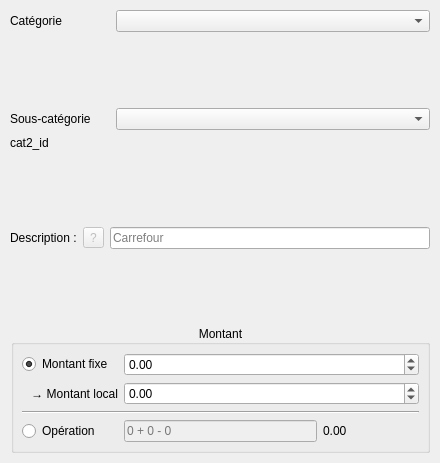
<?xml version="1.0" encoding="UTF-8"?>
<ui version="4.0">
 <class>lineForm</class>
 <widget class="QWidget" name="lineForm">
  <property name="geometry">
   <rect>
    <x>0</x>
    <y>0</y>
    <width>440</width>
    <height>463</height>
   </rect>
  </property>
  <property name="windowTitle">
   <string>Form</string>
  </property>
  <layout class="QVBoxLayout" name="verticalLayout">
   <property name="leftMargin">
    <number>10</number>
   </property>
   <property name="topMargin">
    <number>10</number>
   </property>
   <property name="rightMargin">
    <number>10</number>
   </property>
   <property name="bottomMargin">
    <number>10</number>
   </property>
   <item>
    <layout class="QHBoxLayout" name="horizontalLayout_2">
     <item>
      <widget class="QLabel" name="label">
       <property name="maximumSize">
        <size>
         <width>100</width>
         <height>16777215</height>
        </size>
       </property>
       <property name="text">
        <string>Catégorie</string>
       </property>
      </widget>
     </item>
     <item>
      <widget class="QComboBox" name="comboBoxAdd_Cat"/>
     </item>
    </layout>
   </item>
   <item>
    <spacer name="verticalSpacer_2">
     <property name="orientation">
      <enum>Qt::Vertical</enum>
     </property>
     <property name="sizeType">
      <enum>QSizePolicy::Expanding</enum>
     </property>
     <property name="sizeHint" stdset="0">
      <size>
       <width>20</width>
       <height>20</height>
      </size>
     </property>
    </spacer>
   </item>
   <item>
    <layout class="QHBoxLayout" name="horizontalLayout_3">
     <item>
      <widget class="QLabel" name="label_2">
       <property name="maximumSize">
        <size>
         <width>100</width>
         <height>16777215</height>
        </size>
       </property>
       <property name="text">
        <string>Sous-catégorie</string>
       </property>
      </widget>
     </item>
     <item>
      <widget class="QComboBox" name="comboBoxAdd_Cat2"/>
     </item>
    </layout>
   </item>
   <item>
    <widget class="QLabel" name="label_idCat2">
     <property name="text">
      <string>cat2_id</string>
     </property>
    </widget>
   </item>
   <item>
    <spacer name="verticalSpacer_3">
     <property name="orientation">
      <enum>Qt::Vertical</enum>
     </property>
     <property name="sizeType">
      <enum>QSizePolicy::Expanding</enum>
     </property>
     <property name="sizeHint" stdset="0">
      <size>
       <width>20</width>
       <height>20</height>
      </size>
     </property>
    </spacer>
   </item>
   <item>
    <layout class="QHBoxLayout" name="horizontalLayout">
     <item>
      <widget class="QLabel" name="label_3">
       <property name="text">
        <string>Description :</string>
       </property>
      </widget>
     </item>
     <item>
      <widget class="QToolButton" name="toolButton">
       <property name="enabled">
        <bool>false</bool>
       </property>
       <property name="toolTip">
        <string>&lt;html&gt;&lt;head/&gt;&lt;body&gt;&lt;p&gt;&lt;span style=&quot; font-weight:600;&quot;&gt;%M%&lt;/span&gt; : Le mois en chiffres&lt;/p&gt;&lt;p&gt;&lt;span style=&quot; font-weight:600;&quot;&gt;%MM%&lt;/span&gt; : Le mois en lettres&lt;/p&gt;&lt;p&gt;&lt;span style=&quot; font-weight:600;&quot;&gt;%A%&lt;/span&gt; : L'année en chiffres&lt;/p&gt;&lt;p&gt;&lt;br/&gt;&lt;/p&gt;&lt;p&gt;Vous pouvez rajouter des calculs (ex : &lt;span style=&quot; font-weight:600;&quot;&gt;%MM+1%&lt;/span&gt; ou &lt;span style=&quot; font-weight:600;&quot;&gt;%A-2%&lt;/span&gt;)&lt;/p&gt;&lt;p&gt;Pour que l'année soit incrémentée lors du passage de Décembre à Janvier, le %A(...)% doit être après le %M+(...)%&lt;/p&gt;&lt;/body&gt;&lt;/html&gt;</string>
       </property>
       <property name="whatsThis">
        <string/>
       </property>
       <property name="text">
        <string>?</string>
       </property>
      </widget>
     </item>
     <item>
      <widget class="QLineEdit" name="lineEditAdd_description">
       <property name="placeholderText">
        <string>Carrefour</string>
       </property>
       <property name="clearButtonEnabled">
        <bool>true</bool>
       </property>
      </widget>
     </item>
    </layout>
   </item>
   <item>
    <spacer name="verticalSpacer_4">
     <property name="orientation">
      <enum>Qt::Vertical</enum>
     </property>
     <property name="sizeType">
      <enum>QSizePolicy::Expanding</enum>
     </property>
     <property name="sizeHint" stdset="0">
      <size>
       <width>20</width>
       <height>20</height>
      </size>
     </property>
    </spacer>
   </item>
   <item>
    <layout class="QHBoxLayout" name="horizontalLayout_4">
     <item>
      <spacer name="verticalSpacer">
       <property name="orientation">
        <enum>Qt::Vertical</enum>
       </property>
       <property name="sizeType">
        <enum>QSizePolicy::Expanding</enum>
       </property>
       <property name="sizeHint" stdset="0">
        <size>
         <width>1</width>
         <height>40</height>
        </size>
       </property>
      </spacer>
     </item>
     <item>
      <widget class="QGroupBox" name="groupBoxAdd_montant">
       <property name="minimumSize">
        <size>
         <width>0</width>
         <height>0</height>
        </size>
       </property>
       <property name="title">
        <string>Montant</string>
       </property>
       <property name="alignment">
        <set>Qt::AlignCenter</set>
       </property>
       <layout class="QGridLayout" name="gridLayout">
        <property name="leftMargin">
         <number>8</number>
        </property>
        <property name="topMargin">
         <number>8</number>
        </property>
        <property name="rightMargin">
         <number>8</number>
        </property>
        <property name="bottomMargin">
         <number>8</number>
        </property>
        <item row="2" column="0" colspan="4">
         <widget class="Line" name="line">
          <property name="orientation">
           <enum>Qt::Horizontal</enum>
          </property>
         </widget>
        </item>
        <item row="3" column="3">
         <widget class="QLabel" name="label_operationResult">
          <property name="text">
           <string>0.00</string>
          </property>
         </widget>
        </item>
        <item row="3" column="1" colspan="2">
         <widget class="QLineEdit" name="lineEditAdd_Operation">
          <property name="enabled">
           <bool>false</bool>
          </property>
          <property name="text">
           <string/>
          </property>
          <property name="dragEnabled">
           <bool>false</bool>
          </property>
          <property name="readOnly">
           <bool>false</bool>
          </property>
          <property name="placeholderText">
           <string>0 + 0 - 0</string>
          </property>
          <property name="clearButtonEnabled">
           <bool>false</bool>
          </property>
         </widget>
        </item>
        <item row="3" column="0">
         <widget class="QRadioButton" name="radioButtonOperation">
          <property name="text">
           <string>Opération</string>
          </property>
         </widget>
        </item>
        <item row="1" column="0">
         <widget class="QLabel" name="label_deviseCompte">
          <property name="text">
           <string>→ Montant local</string>
          </property>
          <property name="alignment">
           <set>Qt::AlignRight|Qt::AlignTrailing|Qt::AlignVCenter</set>
          </property>
         </widget>
        </item>
        <item row="0" column="0">
         <widget class="QRadioButton" name="radioButtonFixe">
          <property name="text">
           <string>Montant fixe</string>
          </property>
          <property name="checked">
           <bool>true</bool>
          </property>
         </widget>
        </item>
        <item row="1" column="1" colspan="3">
         <widget class="QDoubleSpinBox" name="doubleSpinBoxAdd_deviseCompte">
          <property name="minimum">
           <double>-1000000.000000000000000</double>
          </property>
          <property name="maximum">
           <double>1000000.000000000000000</double>
          </property>
         </widget>
        </item>
        <item row="0" column="1" colspan="3">
         <widget class="QDoubleSpinBox" name="doubleSpinBoxAdd_fixe">
          <property name="suffix">
           <string/>
          </property>
          <property name="minimum">
           <double>-1000000.000000000000000</double>
          </property>
          <property name="maximum">
           <double>1000000.000000000000000</double>
          </property>
          <property name="stepType">
           <enum>QAbstractSpinBox::DefaultStepType</enum>
          </property>
         </widget>
        </item>
       </layout>
      </widget>
     </item>
    </layout>
   </item>
  </layout>
 </widget>
 <resources/>
 <connections/>
</ui>
